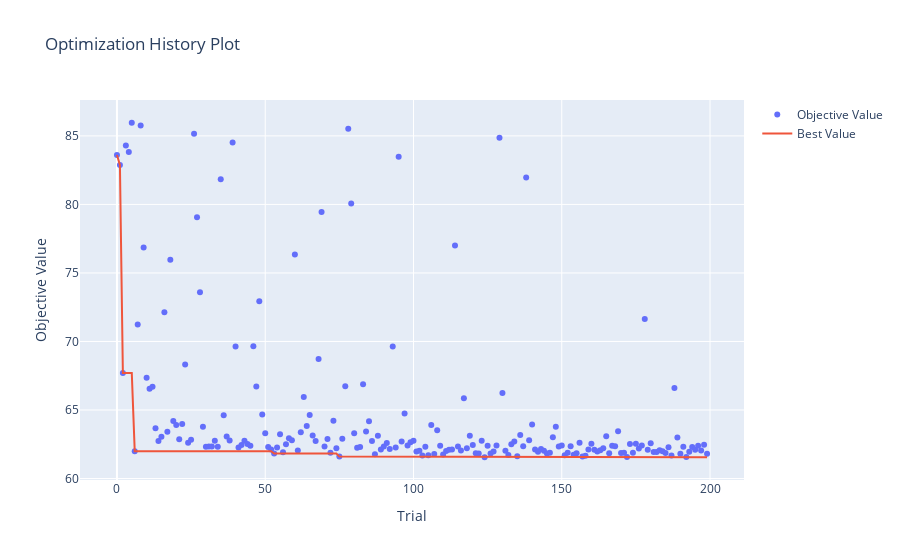

Notebook source saved alongside this figure:
### Code cell
# Plot optimization history
plot_optimization_history(study)

### Figure 1 — Plotly figure (JSON) as saved in the notebook; plotly's stock layout.template omitted (floating-point values rounded to 4 significant figures; data arrays with more than 128 entries replaced by an {"elided": "..."} marker saying what was removed)
{"data": [{"mode": "markers", "name": "Objective Value", "type": "scatter", "x": {"elided": "200 int values"}, "y": {"elided": "200 float values"}}, {"mode": "lines", "name": "Best Value", "type": "scatter", "x": {"elided": "200 int values"}, "y": {"elided": "200 float values"}}, {"marker": {"color": "#cccccc"}, "mode": "markers", "name": "Infeasible Trial", "showlegend": false, "type": "scatter", "x": [], "y": []}], "layout": {"autosize": true, "title": {"text": "Optimization History Plot"}, "xaxis": {"autorange": true, "range": [-12.63, 211.6], "title": {"text": "Trial"}, "type": "linear"}, "yaxis": {"autorange": true, "range": [59.54, 87.97], "title": {"text": "Objective Value"}, "type": "linear"}}}
